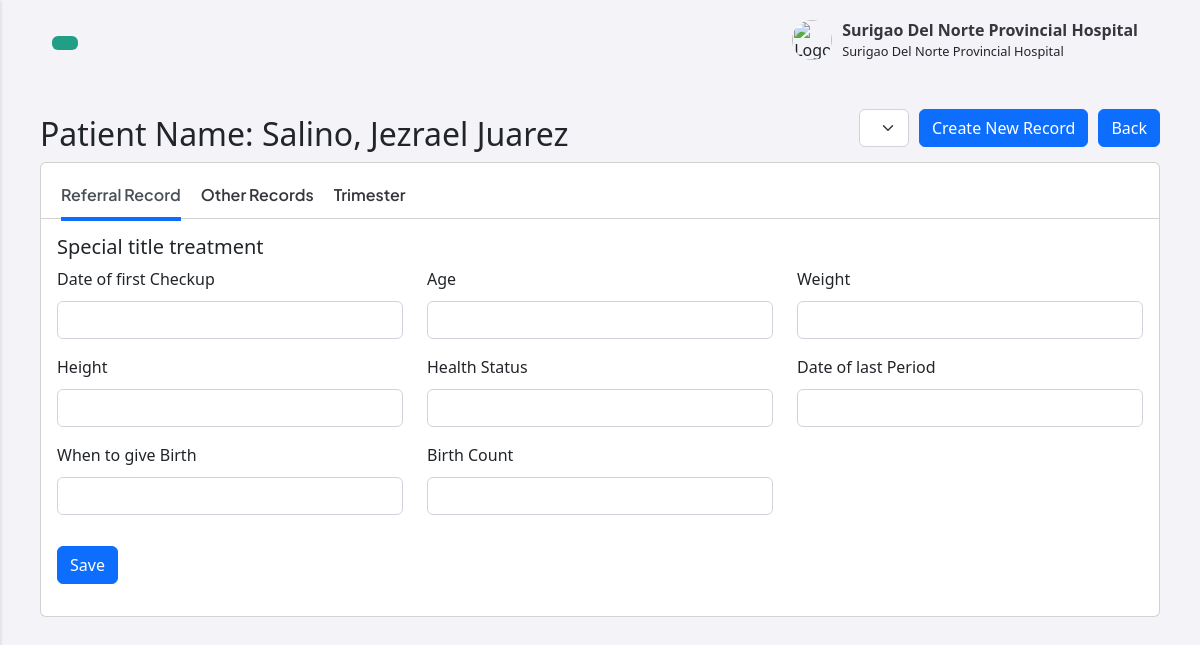
Page /facility/dashboard/view_prenatal.php?id=38 (signed in) on the committed database.
### tables this page shows
CREATE TABLE `patients` (
  `id` int(11) NOT NULL,
  `fname` varchar(255) NOT NULL,
  `mname` varchar(255) NOT NULL,
  `lname` varchar(255) NOT NULL,
  `contact` varchar(255) NOT NULL,
  `address` text NOT NULL,
  `fclt_id` int(11) NOT NULL
);

### facility/dashboard/view_prenatal.php (the view, shortened to what this page needs)
<head>
    <link rel="stylesheet" href="https://cdnjs.cloudflare.com/ajax/libs/bootstrap-datepicker/1.9.0/css/bootstrap-datepicker.min.css">
</head>
<?php
include_once 'header.php';
include_once 'includes/prenatal_functions.inc.php';
if (isset($_GET['id'])) {
  $patientID = $_GET['id'];
$row = getPatientDetails($conn, $patientID);
  $sql = "SELECT * FROM patients LEFT JOIN patients_details ON patients.id = patients_details.patients_id WHERE patients.id = ?";
  $stmt = mysqli_stmt_init($conn);
  if (!mysqli_stmt_prepare($stmt, $sql)) {
      die("Statement preparation failed: " . mysqli_error($conn));
  }
  mysqli_stmt_bind_param($stmt, "i", $patientID);
  mysqli_stmt_execute($stmt);
  $result = mysqli_stmt_get_result($stmt);
  if ($row = mysqli_fetch_assoc($result)) {
  } else {
      echo "Patient not found.";
  }
} else {
  echo "Invalid patient ID.";
}
?>
    <div class="head">
        <?php
        if ($row) {
            echo '<h2> Patient Name: ' . $row['lname'] . ', ' . $row['fname'] . ' ' . $row['mname'] . '</h2> ';
        }
        ?>
        <div class="head_buttons">
        <div class="col">
        <select class="form-select" name="recordsCount" id="recordsCount">
        </select>
        </div>
        <button type="button" class="btn btn-primary" id="createNewRecords">Create New Record</button>
        <a class="btn btn-primary" href="prenatal.php" role="button">Back</a>
        </div>
    </div>
    <div class="card new_modal" style="margin-bottom: -10px;">
        <div class="card-header" id="hahaha">
        <div class="d-flex justify-content-between" >
            <ul class="nav nav-tabs" id="myTabs" role="tablist">
                <li class="nav-item" role="presentation">
                    <a class="nav-link active" id="home-tab" data-bs-toggle="tab" href="#home" role="tab" aria-controls="home" aria-selected="true">Referral Record</a>
                </li>
                <li class="nav-item" role="presentation">
                    <a class="nav-link" id="profile-tab" data-bs-toggle="tab" href="#profile" role="tab" aria-controls="profile" aria-selected="false">Other Records</a>
                </li>
                <li class="nav-item" role="presentation">
                <a class="nav-link" id="contact-tab" data-bs-toggle="tab" href="#contact" role="tab" aria-controls="contact" aria-selected="false">Trimester</a>
              </li>
            </ul>
        </div>
      </div>
      <div class="card-body">
      <div class="tab-content" id="myTabContent">
        <div class="tab-pane fade show active" id="home" role="tabpanel" aria-labelledby="home-tab">
        <div class="tab-content" id="myTabContent">
    <div class="tab-pane fade show active" id="home" role="tabpanel" aria-labelledby="home-tab">
        <h5 class="card-title">Special title treatment</h5>
        <form id="patientsDetailsInsert">
            <div class="row">
                <div class="col-sm-12 col-md-6 col-lg-4 mb-3">
                    <label>Date of first Checkup</label>
                    <input type="text" name="petsa_ng_unang_checkup" id="petsa_ng_unang_checkup" class="form-control prenatal-datepicker" readonly>
                </div>
                <div class="col-sm-12 col-md-6 col-lg-4 mb-3">
                    <label>Age</label>
                    <input type="number" class="form-control" name="edad" id="edad">
                </div>
                <div class="col-sm-12 col-md-6 col-lg-4 mb-3">
                    <label>Weight</label>
                    <input type="text" class="form-control" name="timbang" id="timbang">
                </div>
                <div class="col-sm-12 col-md-6 col-lg-4 mb-3">
                    <label>Height</label>
                    <input type="text" class="form-control" name="taas" id="taas">
                </div>
                <div class="col-sm-12 col-md-6 col-lg-4 mb-3">
                    <label>Health Status</label>
                    <input type="text" class="form-control" name="kalagayan_ng_kalusugan" id="kalagayan_ng_kalusugan">
                </div>
                <div class="col-sm-12 col-md-6 col-lg-4 mb-3">
                    <label>Date of last Period</label>
                    <input type="text" name="petsa_ng_huling_regla" id="petsa_ng_huling_regla" class="form-control prenatal-datepicker" readonly>
                </div>
                <div class="col-sm-12 col-md-6 col-lg-4 mb-3">
                    <label>When to give Birth</label>
                    <input type="text" name="kailan_ako_manganganak" id="kailan_ako_manganganak" class="form-control prenatal-datepicker" readonly>
                </div>
                <div class="col-sm-12 col-md-6 col-lg-4 mb-3">
                    <label>Birth Count</label>
                    <input type="number" class="form-control" name="pang_ilang_pagbubuntis" id="pang_ilang_pagbubuntis">
                </div>
                <div class="col-12" style="margin-top: 15px;">
                    <button type="submit" id="patientSave" class="btn btn-primary">Save</button>
                </div>
            </div>
        </form>
    </div>
</div>
</div>
</div>
      </div>
<?php
include_once 'footer.php';
?>

### facility/dashboard/css/style.css (style rules this page uses)
body { font-family: 'Plus Jakarta Sans', sans-serif; margin: 0; font-size: 1rem; font-weight: 400; line-height: 1.5; color: #212529; text-align: left; background-color: #fff; }
.head { display: flex; align-items: center; }
.head_buttons { margin-left: auto; display: flex; justify-content: space-between; align-items: center; gap: 10px; margin-bottom: 10px; margin-left: auto; }
.head h2 { margin-top: 10px; }
.head a { text-decoration: none; }
a.btn.btn-primary { text-decoration: none; }
.nav-item a { text-decoration: none; color: #36363D; }
.nav-item { display: flex; align-items: center; margin-right: 20px; }
.nav-item { margin-right: 10px; }
.nav-link { text-decoration: none; color: #333; font-weight: bold; }
.card { margin-bottom: 20px; }
label { margin-bottom: 10px; }
.new_modal .nav-tabs .nav-link { border: none; margin-bottom: 1px; font-family: 'Plus Jakarta Sans', sans-serif; padding: 10px 0px 10px 0px; font-size: 16px; background-color: transparent; }
.new_modal .nav-tabs .nav-link.active { border-bottom: solid 4px #0d6efd; margin-bottom: -2.5px; font-family: 'Plus Jakarta Sans', sans-serif; font-weight: 700; font-size: 16px; background-color: transparent; }
.new_modal .nav-tabs { border-bottom: none; }
.new_modal .nav-item { margin-right: 20px; }
#hahaha { background-color: transparent; padding: 10px 10px 0 20px; }

### rows in the picture
patients: lname "Salino", fname "Jezrael", mname "Juarez"

### other values in the picture
$_SESSION["usersname"] "Surigao Del Norte Provincial Hospital"
$_SESSION["usersrole"] "Surigao Del Norte Provincial Hospital"
